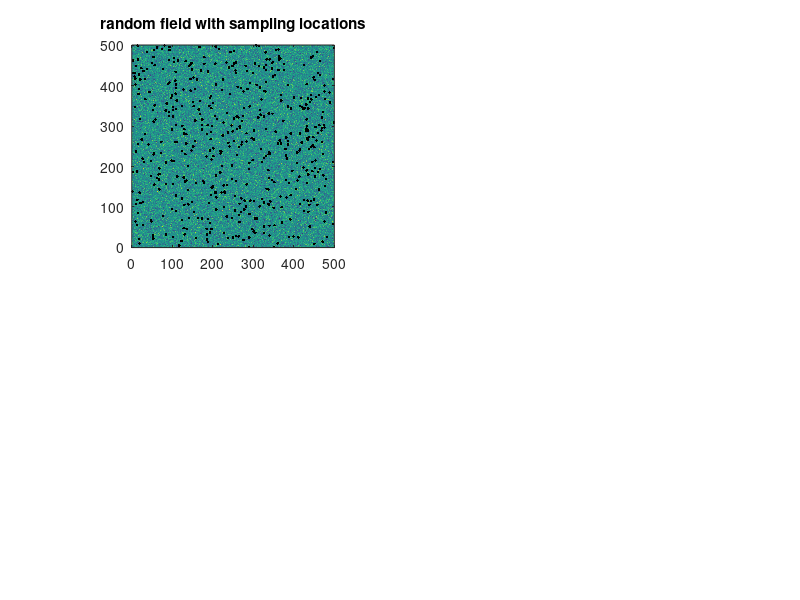

This chart was generated by the following MATLAB code: (Note: this script raises an error after producing the figure.)
%  create random field with autocorrelation
    [X,Y] = meshgrid(0:500);
    Z = randn(size(X));
%     Z = imfilter(Z,fspecial('gaussian',[40 40],8));

    % sample the field
    n = 500;
    x = rand(n,1)*500;
    y = rand(n,1)*500;
    z = interp2(X,Y,Z,x,y);

    % plot the random field
    subplot(2,2,1)
    imagesc(X(1,:),Y(:,1),Z); axis image; axis xy
    hold on
    plot(x,y,'.k')
    title('random field with sampling locations')

    % calculate the sample variogram
    v = variogram([x y],z,'plotit',false,'maxdist',100);
    % and fit a spherical variogram
    subplot(2,2,2)
    [dum,dum,dum,vstruct] = variogramfit(v.distance,v.val,[],[],[],'model','stable');
    title('variogram')

    % now use the sampled locations in a kriging
    [Zhat,Zvar] = kriging(vstruct,x,y,z,X,Y);
    subplot(2,2,3)
    imagesc(X(1,:),Y(:,1),Zhat); axis image; axis xy
    title('kriging predictions')
    subplot(2,2,4)
    contour(X,Y,Zvar); axis image
    title('kriging variance')